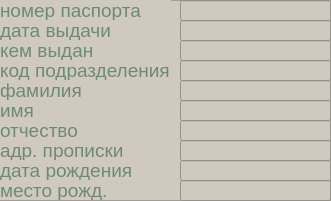
   <widget class="QFrame" name="frame_5">
    <property name="geometry">
     <rect>
      <x>20</x>
      <y>280</y>
      <width>331</width>
      <height>201</height>
     </rect>
    </property>
    <property name="styleSheet">
     <string notr="true">background-color: rgb(208, 201, 192);</string>
    </property>
    <property name="frameShape">
     <enum>QFrame::StyledPanel</enum>
    </property>
    <property name="frameShadow">
     <enum>QFrame::Raised</enum>
    </property>
    <widget class="QLineEdit" name="dads_name_line">
     <property name="geometry">
      <rect>
       <x>180</x>
       <y>120</y>
       <width>151</width>
       <height>21</height>
      </rect>
     </property>
     <property name="font">
      <font>
       <family>Arial</family>
       <pointsize>14</pointsize>
      </font>
     </property>
     <property name="styleSheet">
      <string notr="true">color: rgb(109, 139, 116);</string>
     </property>
    </widget>
    <widget class="QLabel" name="surname_lable">
     <property name="geometry">
      <rect>
       <x>0</x>
       <y>80</y>
       <width>171</width>
       <height>20</height>
      </rect>
     </property>
     <property name="font">
      <font>
       <family>Arial</family>
       <pointsize>14</pointsize>
      </font>
     </property>
     <property name="styleSheet">
      <string notr="true">color: rgb(109, 139, 116);</string>
     </property>
     <property name="text">
      <string>фамилия</string>
     </property>
    </widget>
    <widget class="QLineEdit" name="pasp_number_line">
     <property name="geometry">
      <rect>
       <x>180</x>
       <y>0</y>
       <width>151</width>
       <height>21</height>
      </rect>
     </property>
     <property name="font">
      <font>
       <family>Arial</family>
       <pointsize>14</pointsize>
      </font>
     </property>
     <property name="styleSheet">
      <string notr="true">color: rgb(109, 139, 116);</string>
     </property>
    </widget>
    <widget class="QLabel" name="division_code_lable">
     <property name="geometry">
      <rect>
       <x>0</x>
       <y>60</y>
       <width>171</width>
       <height>20</height>
      </rect>
     </property>
     <property name="font">
      <font>
       <family>Arial</family>
       <pointsize>14</pointsize>
      </font>
     </property>
     <property name="styleSheet">
      <string notr="true">color: rgb(109, 139, 116);</string>
     </property>
     <property name="text">
      <string>код подразделения</string>
     </property>
    </widget>
    <widget class="QLineEdit" name="first_name_line">
     <property name="geometry">
      <rect>
       <x>180</x>
       <y>100</y>
       <width>151</width>
       <height>21</height>
      </rect>
     </property>
     <property name="font">
      <font>
       <family>Arial</family>
       <pointsize>14</pointsize>
      </font>
     </property>
     <property name="styleSheet">
      <string notr="true">color: rgb(109, 139, 116);</string>
     </property>
    </widget>
    <widget class="QLineEdit" name="place_of_residence_line">
     <property name="geometry">
      <rect>
       <x>180</x>
       <y>140</y>
       <width>151</width>
       <height>21</height>
      </rect>
     </property>
     <property name="font">
      <font>
       <family>Arial</family>
       <pointsize>14</pointsize>
      </font>
     </property>
     <property name="styleSheet">
      <string notr="true">color: rgb(109, 139, 116);</string>
     </property>
    </widget>
    <widget class="QLabel" name="login_lable_53">
     <property name="geometry">
      <rect>
       <x>0</x>
       <y>100</y>
       <width>171</width>
       <height>20</height>
      </rect>
     </property>
     <property name="font">
      <font>
       <family>Arial</family>
       <pointsize>14</pointsize>
      </font>
     </property>
     <property name="styleSheet">
      <string notr="true">color: rgb(109, 139, 116);</string>
     </property>
     <property name="text">
      <string>имя</string>
     </property>
    </widget>
    <widget class="QLabel" name="date_of_issue_lable">
     <property name="geometry">
      <rect>
       <x>0</x>
       <y>20</y>
       <width>171</width>
       <height>20</height>
      </rect>
     </property>
     <property name="font">
      <font>
       <family>Arial</family>
       <pointsize>14</pointsize>
      </font>
     </property>
     <property name="styleSheet">
      <string notr="true">color: rgb(109, 139, 116);</string>
     </property>
     <property name="text">
      <string>дата выдачи</string>
     </property>
    </widget>
    <widget class="QLabel" name="who_issued_lable">
     <property name="geometry">
      <rect>
       <x>0</x>
       <y>40</y>
       <width>171</width>
       <height>20</height>
      </rect>
     </property>
     <property name="font">
      <font>
       <family>Arial</family>
       <pointsize>14</pointsize>
      </font>
     </property>
     <property name="styleSheet">
      <string notr="true">color: rgb(109, 139, 116);</string>
     </property>
     <property name="text">
      <string>кем выдан</string>
     </property>
    </widget>
    <widget class="QLineEdit" name="division_code_line">
     <property name="geometry">
      <rect>
       <x>180</x>
       <y>60</y>
       <width>151</width>
       <height>21</height>
      </rect>
     </property>
     <property name="font">
      <font>
       <family>Arial</family>
       <pointsize>14</pointsize>
      </font>
     </property>
     <property name="styleSheet">
      <string notr="true">color: rgb(109, 139, 116);</string>
     </property>
    </widget>
    <widget class="QLineEdit" name="date_of_issue_line">
     <property name="geometry">
      <rect>
       <x>180</x>
       <y>20</y>
       <width>151</width>
       <height>21</height>
      </rect>
     </property>
     <property name="font">
      <font>
       <family>Arial</family>
       <pointsize>14</pointsize>
      </font>
     </property>
     <property name="styleSheet">
      <string notr="true">color: rgb(109, 139, 116);</string>
     </property>
    </widget>
    <widget class="QLineEdit" name="surname_line">
     <property name="geometry">
      <rect>
       <x>180</x>
       <y>80</y>
       <width>151</width>
       <height>21</height>
      </rect>
     </property>
     <property name="font">
      <font>
       <family>Arial</family>
       <pointsize>14</pointsize>
      </font>
     </property>
     <property name="styleSheet">
      <string notr="true">color: rgb(109, 139, 116);</string>
     </property>
    </widget>
    <widget class="QLabel" name="login_lable_57">
     <property name="geometry">
      <rect>
       <x>0</x>
       <y>140</y>
       <width>171</width>
       <height>20</height>
      </rect>
     </property>
     <property name="font">
      <font>
       <family>Arial</family>
       <pointsize>14</pointsize>
      </font>
     </property>
     <property name="styleSheet">
      <string notr="true">color: rgb(109, 139, 116);</string>
     </property>
     <property name="text">
      <string>адр. прописки</string>
     </property>
    </widget>
    <widget class="QLabel" name="login_lable_56">
     <property name="geometry">
      <rect>
       <x>0</x>
       <y>120</y>
       <width>171</width>
       <height>20</height>
      </rect>
     </property>
     <property name="font">
      <font>
       <family>Arial</family>
       <pointsize>14</pointsize>
      </font>
     </property>
     <property name="styleSheet">
      <string notr="true">color: rgb(109, 139, 116);</string>
     </property>
     <property name="text">
      <string>отчество</string>
     </property>
    </widget>
    <widget class="QLineEdit" name="who_issued_line">
     <property name="geometry">
      <rect>
       <x>180</x>
       <y>40</y>
       <width>151</width>
       <height>21</height>
      </rect>
     </property>
     <property name="font">
      <font>
       <family>Arial</family>
       <pointsize>14</pointsize>
      </font>
     </property>
     <property name="styleSheet">
      <string notr="true">color: rgb(109, 139, 116);</string>
     </property>
    </widget>
    <widget class="QLabel" name="pasp_number_lable">
     <property name="geometry">
      <rect>
       <x>0</x>
       <y>0</y>
       <width>171</width>
       <height>20</height>
      </rect>
     </property>
     <property name="font">
      <font>
       <family>Arial</family>
       <pointsize>14</pointsize>
      </font>
     </property>
     <property name="styleSheet">
      <string notr="true">color: rgb(109, 139, 116);</string>
     </property>
     <property name="text">
      <string>номер паспорта</string>
     </property>
    </widget>
    <widget class="QLabel" name="login_lable_65">
     <property name="geometry">
      <rect>
       <x>0</x>
       <y>160</y>
       <width>171</width>
       <height>20</height>
      </rect>
     </property>
     <property name="font">
      <font>
       <family>Arial</family>
       <pointsize>14</pointsize>
      </font>
     </property>
     <property name="styleSheet">
      <string notr="true">color: rgb(109, 139, 116);</string>
     </property>
     <property name="text">
      <string>дата рождения</string>
     </property>
    </widget>
    <widget class="QLabel" name="login_lable_66">
     <property name="geometry">
      <rect>
       <x>0</x>
       <y>180</y>
       <width>171</width>
       <height>20</height>
      </rect>
     </property>
     <property name="font">
      <font>
       <family>Arial</family>
       <pointsize>14</pointsize>
      </font>
     </property>
     <property name="styleSheet">
      <string notr="true">color: rgb(109, 139, 116);</string>
     </property>
     <property name="text">
      <string>место рожд.</string>
     </property>
    </widget>
    <widget class="QLineEdit" name="born_year_line">
     <property name="geometry">
      <rect>
       <x>180</x>
       <y>160</y>
       <width>151</width>
       <height>21</height>
      </rect>
     </property>
     <property name="font">
      <font>
       <family>Arial</family>
       <pointsize>14</pointsize>
      </font>
     </property>
     <property name="styleSheet">
      <string notr="true">color: rgb(109, 139, 116);</string>
     </property>
    </widget>
    <widget class="QLineEdit" name="place_of_born_line">
     <property name="geometry">
      <rect>
       <x>180</x>
       <y>180</y>
       <width>151</width>
       <height>21</height>
      </rect>
     </property>
     <property name="font">
      <font>
       <family>Arial</family>
       <pointsize>14</pointsize>
      </font>
     </property>
     <property name="styleSheet">
      <string notr="true">color: rgb(109, 139, 116);</string>
     </property>
    </widget>
   </widget>
